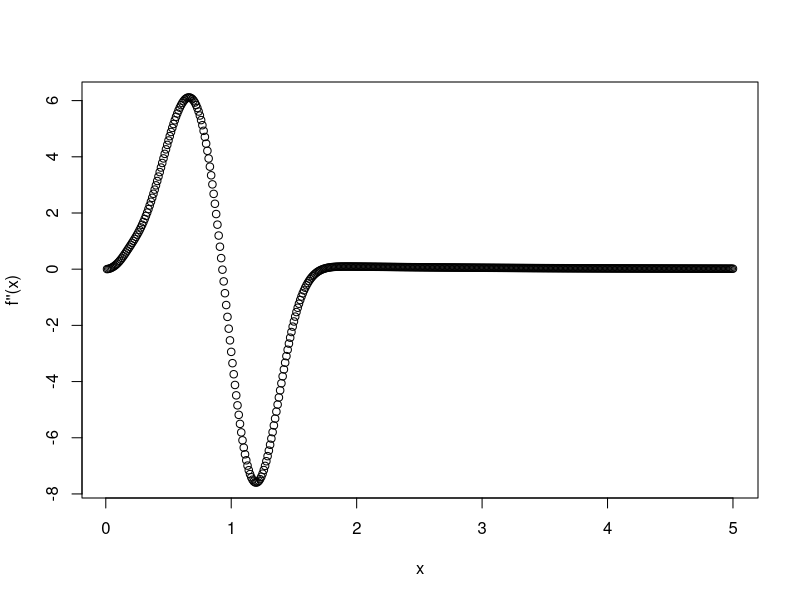

The R script that drew this image:
## ---- chunk 1
knitr::opts_chunk$set(echo = TRUE)
## ---- chunk 2
# f(x)
f = function(x){
  value = 7*log(x) + 3*log(1-x)
  return(value)
}
# first derivative
f1 = function(x){
  first = 7*x^(-1)-3*(1-x)^(-1)
  return(first)
}
# second derivative
f2 = function(x){
  second = -7*x^(-2) - 3*(1-x)^(-2)
  return(second)
}

# initial value: x = 0.01
tol = 10^-4
x = 0.01 
maxit = 50
iter = 0
eps = Inf
while (eps > tol & iter < maxit) {
  x0 = x
  h = -f1(x) / f2(x)
  x = x + h
  fval = f(x)
  eps  = abs(x - x0)
  iter = iter + 1
  if (iter == maxit)
    warning("Iteration limit reached without convergence")
  cat(sprintf("Iter: %d function: %f x: %f h: %f eps:%f\n", iter, fval, x, h, eps))
}

# initial value: x = 0.5
tol = 10^-4
x = 0.5 
maxit = 50
iter = 0
eps = Inf
while (eps > tol & iter < maxit) {
  x0 = x
  h = -f1(x) / f2(x)
  x = x + h
  fval = f(x)
  eps  = abs(x - x0)
  iter = iter + 1
  if (iter == maxit)
    warning("Iteration limit reached without convergence")
  cat(sprintf("Iter: %d function: %f x: %f h: %f eps:%f\n", iter, fval, x, h, eps))
}

# initial value: x = 0.99
tol = 10^-4
x = 0.99 
maxit = 50
iter = 0
eps = Inf
while (eps > tol & iter < maxit) {
  x0 = x
  h = -f1(x) / f2(x)
  x = x + h
  fval = f(x)
  eps  = abs(x - x0)
  iter = iter + 1
  if (iter == maxit)
    warning("Iteration limit reached without convergence")
  cat(sprintf("Iter: %d function: %f x: %f h: %f eps:%f\n", iter, fval, x, h, eps))
}
## ---- chunk 3
# f(x)
f = function(x){
  value = 1.95 - exp(-2/x) - 2*exp(-x^4)
  return(value)
}
# first derivative
f1 = function(x){
  first = -2*x^(-2)*exp(-2/x) + 8*x^3*exp(-x^4)
  return(first)
}
# second derivative
f2 = function(x){
  second = 8*(-4*exp(-x^4)*x^6 + 3*exp(-x^4)*x^2) - 2*(2*exp(-2/x)-2*exp(-2/x)*x)/(x^4)
  return(second)
}

# initial value: x = 0.5
tol = 10^-4
x = 0.5
maxit = 50
iter = 0
eps = Inf
while (eps > tol & iter < maxit) {
  x0 = x
  h = -f1(x) / f2(x)
  x = x + h
  fval = f(x)
  eps  = abs(x - x0)
  iter = iter + 1
  if (iter == maxit)
    warning("Iteration limit reached without convergence")
  cat(sprintf("Iter: %d function: %f x: %f h: %f eps:%f\n", iter, fval, x, h, eps))
}

# initial value: x = 1.5
tol = 10^-4
x = 1.5
maxit = 50
iter = 0
eps = Inf
while (eps > tol & iter < maxit) {
  x0 = x
  h = -f1(x) / f2(x)
  x = x + h
  fval = f(x)
  eps  = abs(x - x0)
  iter = iter + 1
  if (iter == maxit)
    warning("Iteration limit reached without convergence")
  cat(sprintf("Iter: %d function: %f x: %f h: %f eps:%f\n", iter, fval, x, h, eps))
}

# initial value: x = 2.5
tol = 10^-4
x = 2.5
maxit = 50
iter = 0
eps = Inf
while (eps > tol & iter < maxit) {
  x0 = x
  h = -f1(x) / f2(x)
  x = x + h
  fval = f(x)
  eps  = abs(x - x0)
  iter = iter + 1
  if (iter == maxit)
    warning("Iteration limit reached without convergence")
  cat(sprintf("Iter: %d function: %f x: %f h: %f eps:%f\n", iter, fval, x, h, eps))
}
## ---- chunk 4
plot(c(1:500)*0.01, f2(c(1:500)*0.01), xlab="x", ylab="f''(x)")
## ---- chunk 5
library(knitr)
kable(matrix(c(3062, 587, 284, 103, 33, 4, 2), nrow = 1, byrow = T),col.names = as.character(0:6),format = "html", table.attr = "style='width:30%;'",)
## ---- chunk 6
# f(x)
logLik = function(theta, y, ny){
  value = ny[1]*log(theta[1]+(1-theta[1])*exp(-theta[2])) 
  +(sum(ny)-ny[1])*(log(1-theta[1]) - theta[2]) + sum(ny*y)*log(theta[2])
  return(value)
  }
# first derivative
f1 = function(theta,y, ny){
  N = sum(ny)
  n0 = ny[1]
  pi = theta[1]
  lambda = theta[2]
  big.sum = sum(ny*y)
  first1 = (-N*pi + N*exp(-lambda)*pi +n0 
            -N*exp(-lambda))/((-pi+1)*(pi+exp(-lambda)*(-pi+1)))
  first2 = -(n0*exp(-lambda)*(-pi
            +1))/(pi+exp(-lambda)*(1-pi)) - N + n0 + big.sum/lambda
  return(as.matrix(c(first1, first2), nrow=2))
  }
# second derivative
f2 = function(theta,y, ny){
  N = sum(ny)
  n0 = ny[1]
  pi = theta[1]
  lambda = theta[2]
  big.sum = sum(ny*y)
  second11 = -(n0*(-exp(-lambda)+1)^2)/((pi+exp(-lambda)*(1-pi))^2) - (N-n0)/((1-pi)^2)
  second12 = (n0*exp(-lambda))/((pi + exp(-lambda)*(-pi + 1))^2)
  second22 = (n0*exp(-lambda)*pi*(-pi+1))/((pi+exp(-lambda)*(-pi+1))^2) - big.sum/(lambda^2)
  return(matrix(c(second11, second12, second12, second22), nrow=2))
}

# data 
y = 0:6
ny = c(3062, 587, 284, 103, 33, 4, 2)

# to start the model
tol = 10^-4
theta = c(
          ny[y==0]/sum(ny), # initial value for pi, prop of total 0's
          sum(ny*y)/sum(ny) # intial value for lambda, mean of y's
          )
maxit = 50
iter = 0
eps = Inf

start = Sys.time()
while (eps > tol & iter < maxit) {
  theta0 = theta
  h = -solve(f2(theta, y, ny)) %*% f1(theta, y, ny)
  theta = theta + h
  logL = logLik(theta, y, ny)
  eps  = sqrt(sum((theta - theta0) ^ 2))
  iter = iter + 1
  if (iter == maxit)
    warning("Iteration limit reached without convergence")
  cat(
    sprintf(
      "Iter: %d logL: %.2f pi: %.3f lambda: %.3f eps:%f\n",
      iter,
      logL,
      theta[1],
      theta[2],
      eps
    )
  )
}
